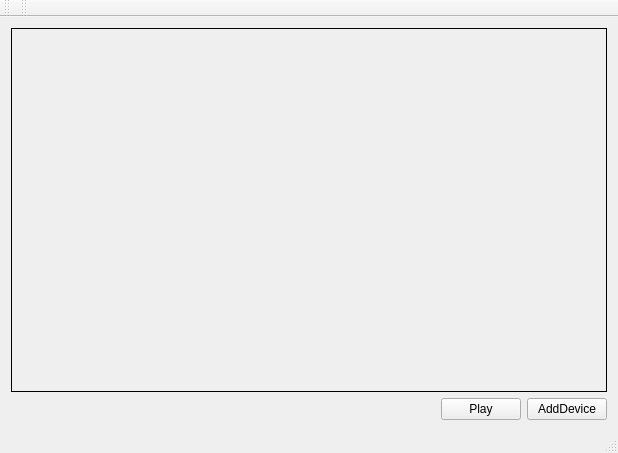
<?xml version="1.0" encoding="UTF-8"?>
<ui version="4.0">
 <class>MainWindow</class>
 <widget class="QMainWindow" name="MainWindow">
  <property name="geometry">
   <rect>
    <x>0</x>
    <y>0</y>
    <width>618</width>
    <height>453</height>
   </rect>
  </property>
  <property name="windowTitle">
   <string>IPC</string>
  </property>
  <widget class="QWidget" name="centralWidget">
   <layout class="QHBoxLayout" name="horizontalLayout_2">
    <item>
     <layout class="QVBoxLayout" name="verticalLayout">
      <item>
       <widget class="QLabel" name="label">
        <property name="sizePolicy">
         <sizepolicy hsizetype="Expanding" vsizetype="Expanding">
          <horstretch>0</horstretch>
          <verstretch>0</verstretch>
         </sizepolicy>
        </property>
        <property name="frameShape">
         <enum>QFrame::Box</enum>
        </property>
        <property name="text">
         <string/>
        </property>
       </widget>
      </item>
      <item>
       <layout class="QHBoxLayout" name="horizontalLayout">
        <item>
         <spacer name="horizontalSpacer">
          <property name="orientation">
           <enum>Qt::Horizontal</enum>
          </property>
          <property name="sizeHint" stdset="0">
           <size>
            <width>40</width>
            <height>20</height>
           </size>
          </property>
         </spacer>
        </item>
        <item>
         <widget class="QPushButton" name="PlayButton">
          <property name="text">
           <string>Play</string>
          </property>
         </widget>
        </item>
        <item>
         <widget class="QPushButton" name="AddDeviceButton">
          <property name="text">
           <string>AddDevice</string>
          </property>
         </widget>
        </item>
       </layout>
      </item>
     </layout>
    </item>
   </layout>
  </widget>
  <widget class="QMenuBar" name="menuBar">
   <property name="geometry">
    <rect>
     <x>0</x>
     <y>0</y>
     <width>618</width>
     <height>22</height>
    </rect>
   </property>
  </widget>
  <widget class="QToolBar" name="mainToolBar">
   <attribute name="toolBarArea">
    <enum>TopToolBarArea</enum>
   </attribute>
   <attribute name="toolBarBreak">
    <bool>false</bool>
   </attribute>
  </widget>
  <widget class="QStatusBar" name="statusBar"/>
  <widget class="QToolBar" name="toolBar">
   <property name="windowTitle">
    <string>toolBar</string>
   </property>
   <attribute name="toolBarArea">
    <enum>TopToolBarArea</enum>
   </attribute>
   <attribute name="toolBarBreak">
    <bool>false</bool>
   </attribute>
  </widget>
 </widget>
 <layoutdefault spacing="6" margin="11"/>
 <resources/>
 <connections/>
</ui>
